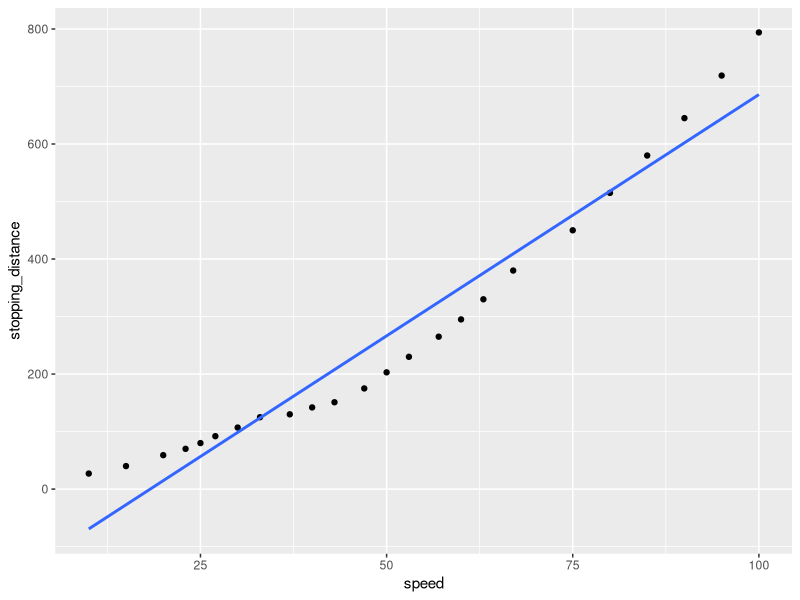
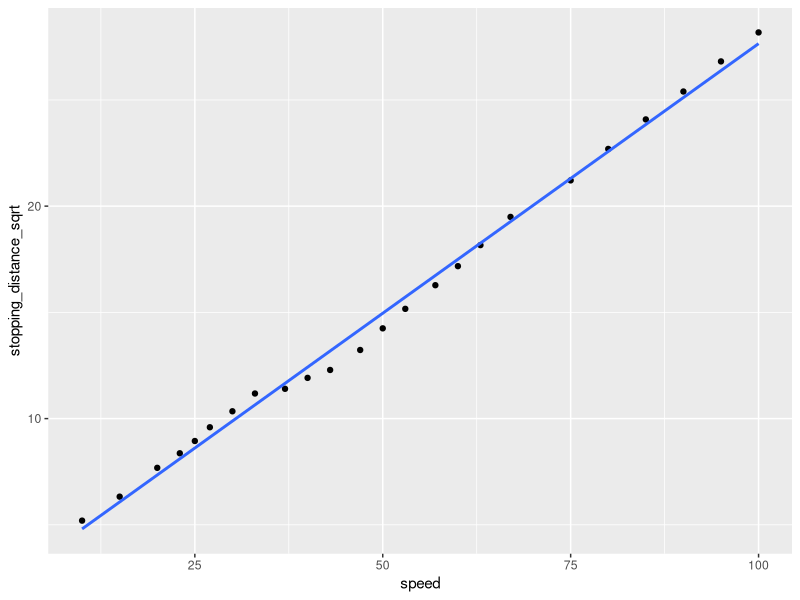
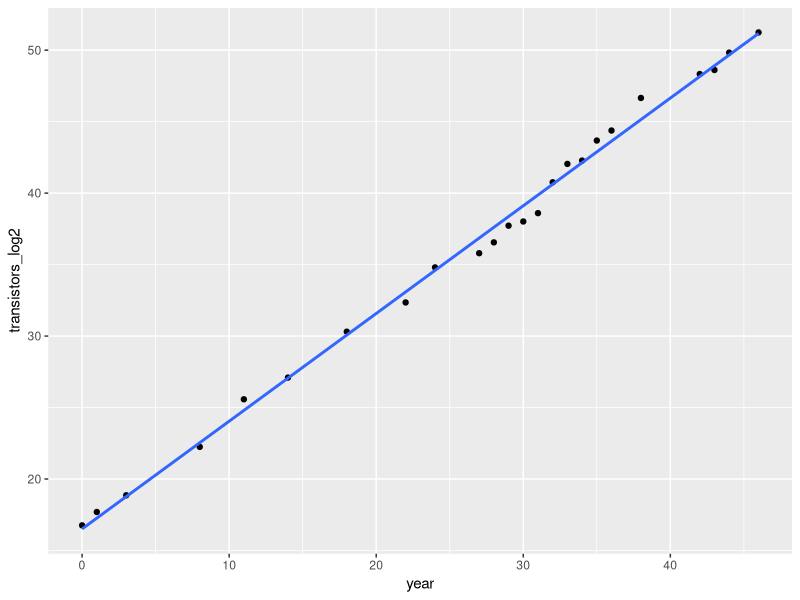
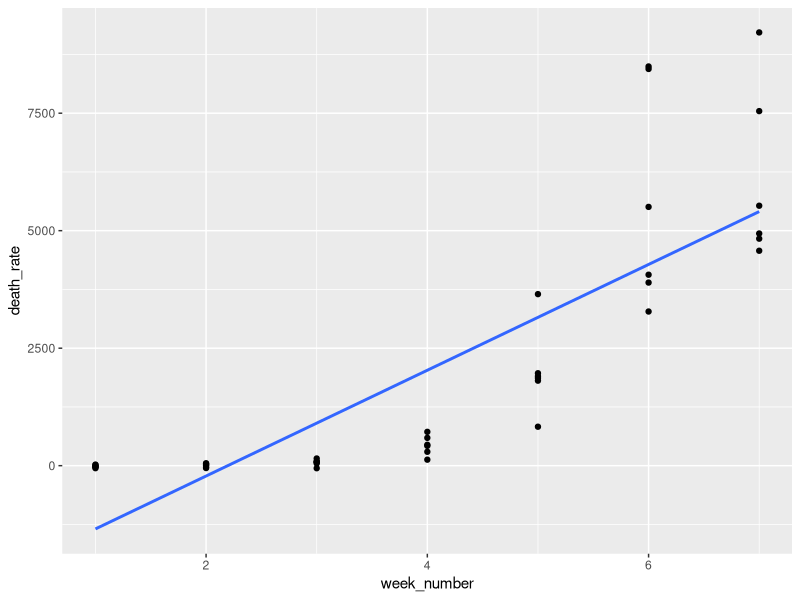
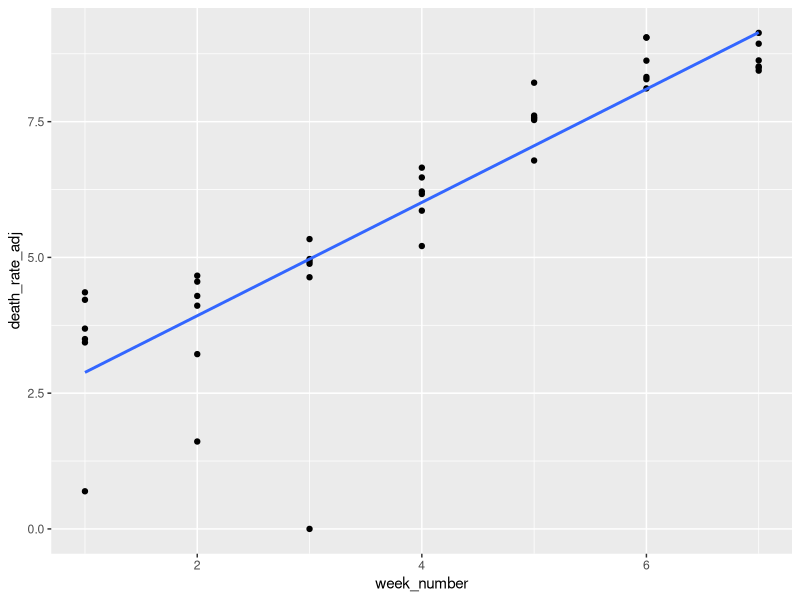
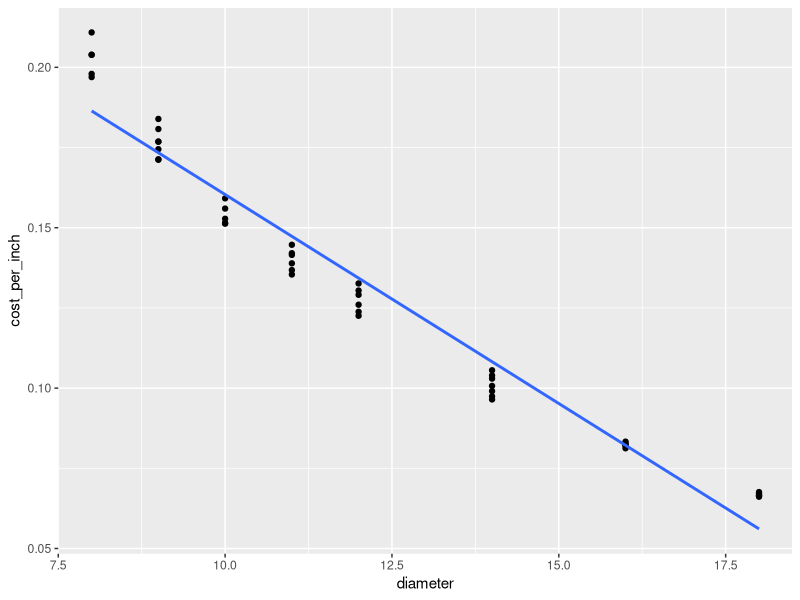
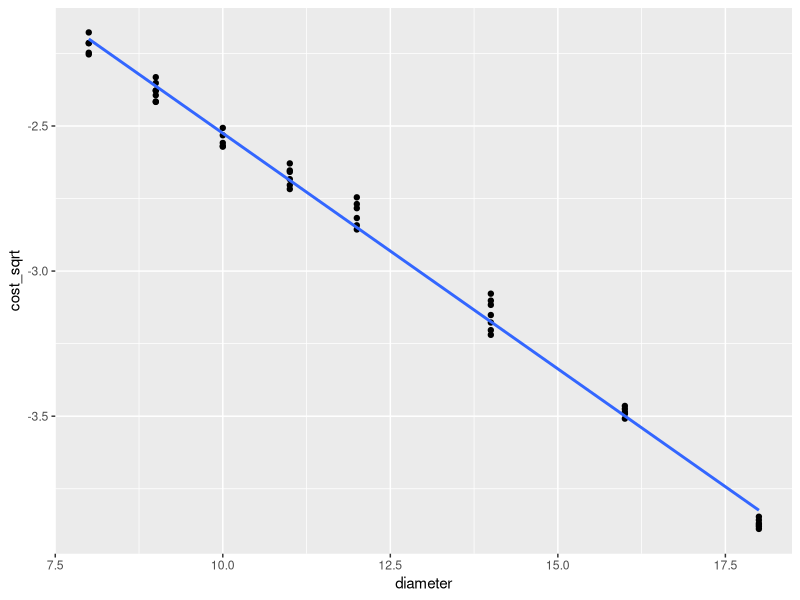

Source code (R) for these figures, in order:
## ---- chunk 1
knitr::opts_chunk$set(echo = TRUE)
## ---- chunk 2
library(tidyverse)
library(lubridate)
library(MASS)
## ---- chunk 3
speed_x <- c(10, 15, 20, 23, 25, 27, 30, 33, 37, 40, 43, 47, 50, 53, 57, 60, 63, 67, 75, 80, 85, 90, 95, 100)
stopping_distance_y <- c(27, 40, 59, 70, 80, 92, 107, 125, 130, 142, 151, 175, 203, 230, 265, 295, 330, 380, 450, 515, 580, 645, 719, 794)

braking <- tibble(speed = speed_x, stopping_distance = stopping_distance_y)


# Transformation
braking <-
  braking %>%
  mutate(stopping_distance_log10 = log10(stopping_distance)) %>%
  mutate(stopping_distance_sqrt = sqrt(stopping_distance))

# Linear Regression Models
lm_fit_braking <- lm(stopping_distance ~ speed, data = braking)
lm_fit_braking2 <- lm(stopping_distance_log10 ~ speed, data = braking)
lm_fit_braking3 <- lm(stopping_distance_sqrt ~ speed, data = braking)

summary(lm_fit_braking)
summary(lm_fit_braking3)

# plot(lm_fit_braking)
# plot(lm_fit_braking3)

# Plot Section of LM Line
ggplot(data = braking, aes(x = speed, y = stopping_distance)) +
  geom_point() +
  geom_smooth(method = "lm", se = FALSE)

ggplot(data = braking, aes(x = speed, y = stopping_distance_sqrt)) +
  geom_point() +
  geom_smooth(method = "lm", se = FALSE)

# Prediction Section
prediction_braking <- tibble(speed = 75)

prediction_braking_not_transformed <- predict(lm_fit_braking, newdata = prediction_braking)
prediction_braking_transformed <- predict(lm_fit_braking3, newdata = prediction_braking)

prediction_braking_transformed <- prediction_braking_transformed^2

# Prediction Outcome for Not Transformed and Transformed Data
prediction_braking_not_transformed
prediction_braking_transformed
## ---- chunk 4
moores_law <- read_csv("data/Moores law.csv")


moores_law_transform <-
  moores_law %>%
  rename(transistors = `Transistors per microprocessor`) %>%
  transmute(
    year = Year - 1971, transistors = transistors,
    transistors_sqrt = sqrt(transistors),
    transistors_log = log10(transistors),
    transistors_log2 = 1.5 * log2(transistors)
  )

moores_law_transform

ggplot(data = moores_law_transform, aes(x = year, y = transistors_log2)) +
  geom_point() +
  geom_smooth(method = "lm", se = FALSE)


lm_fit_moores_transform_log <- lm(transistors_log ~ year, data = moores_law_transform)
lm_fit_moores_transform_log2 <- lm(transistors_log2 ~ year, data = moores_law_transform)

summary(lm_fit_moores_transform_log)

prediction_moores <- tibble(year = 2017 - 1971)

prediction_moores_transformed <- predict(lm_fit_moores_transform_log, newdata = prediction_moores)
prediction_moores_transformed <- 10^prediction_moores_transformed

prediction_moores_transformed

slope_moores <- lm_fit_moores_transform_log$coefficients[2]
intercept_moores <- lm_fit_moores_transform_log$coefficients[1]

year_one <- (0 * slope_moores + intercept_moores)

year_one <- 10^year_one
year_two <- (1 * slope_moores + intercept_moores)
year_two <- 10^year_two

percent_dif <- (((year_two) - (year_one)) / (year_one)) * 100
## ---- chunk 5
flu_data <- read_csv("data/bird_flu_webassign.csv")

# Original Tidy of Data
flu_data <-
  flu_data %>%
  rename(
    week_ending = `week ending`,
    week_number = `week number`,
    death_rate = `excess weekly death rate (annual basis)`,
    city = `...4`
  ) %>%
  arrange(week_number)

# Transforming data to fit Linear Regression
flu_data_trans <-
  flu_data %>%
  mutate(
    death_rate_adj = log(death_rate + 55),
    week_number <- week_number
  )
flu_data_trans

# Box Cox Transformation on non-negative data to get type of transformation

# bc <- boxcox(death_rate_adj ~ week_number, data = flu_data_trans)
#
# lambda <- bc$x[which.max(bc$y)]
# lambda

# Original Linear Regression
lm_fit_flu <- lm(death_rate ~ week_number, data = flu_data)
# Transformed Linear Regression
lm_fit_flu_trans <- lm(death_rate_adj ~ week_number, data = flu_data_trans)

summary(lm_fit_flu)
summary(lm_fit_flu_trans)

# Plotting Section
ggplot(data = flu_data, aes(x = week_number, y = death_rate)) +
  geom_point() +
  geom_smooth(method = "lm", se = FALSE)

ggplot(data = flu_data_trans, aes(x = week_number, y = death_rate_adj)) +
  geom_point() +
  geom_smooth(method = "lm", se = FALSE)

# Prediction of New Variables
p_flu <- tibble(week_number = 4)

p_flu_orig <- predict(lm_fit_flu, newdata = p_flu)
p_flu_new <- predict(lm_fit_flu_trans, newdata = p_flu)
p_flu_new <- exp(p_flu_new)
p_flu_new
## ---- chunk 6
pizza <- read_csv("data/pizza.csv")

pizza <-
  pizza %>%
  rename(
    diameter = `diameter (inches)`,
    cost_per_inch = `cost /sq inch ($)`
  )
# Transform y to -1/sqrt(y)
pizza <-
  pizza %>%
  mutate(
    cost_sqrt = -(1 / sqrt(cost_per_inch)),
    dia_sqrt = log(diameter)
  )

pizza
lm_fit_pizza <- lm(cost_per_inch ~ diameter, data = pizza)
lm_fit_pizza_adj <- lm(cost_sqrt ~ diameter, data = pizza)

summary(lm_fit_pizza)
summary(lm_fit_pizza_adj)

ggplot(data = pizza, aes(x = diameter, y = cost_per_inch)) +
  geom_point() +
  geom_smooth(method = "lm", se = FALSE)
ggplot(data = pizza, aes(x = diameter, y = cost_sqrt)) +
  geom_point() +
  geom_smooth(method = "lm", se = FALSE)

p_pizza <- tibble(diameter = 13)

p_pizza_trans <- predict(lm_fit_pizza_adj, newdata = p_pizza)

p_pizza_trans <- (1 / (-p_pizza_trans)^2)
p_pizza_trans
# Area of 13 inch Pizza
area_pizza <- pi * (13 / 2)^2
area_pizza

# Cost of Total 13 Inch Pizza
p_pizza_trans * area_pizza
